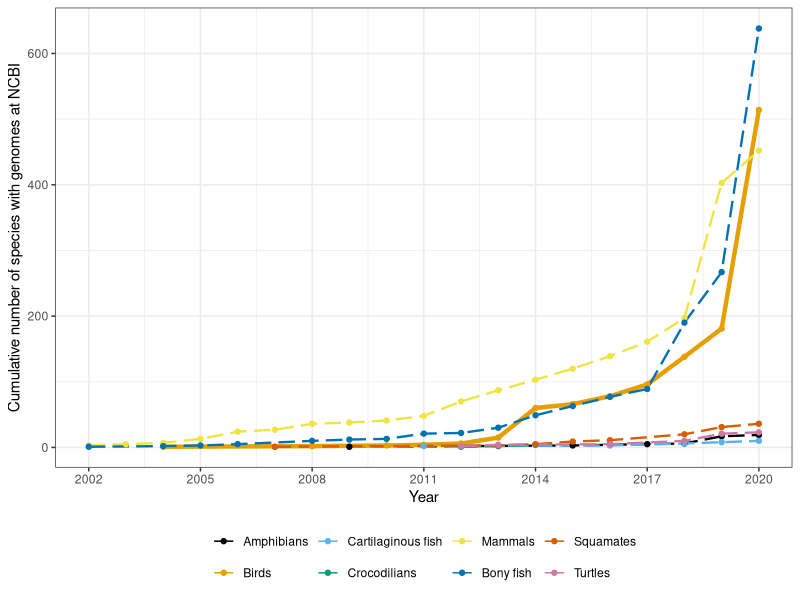
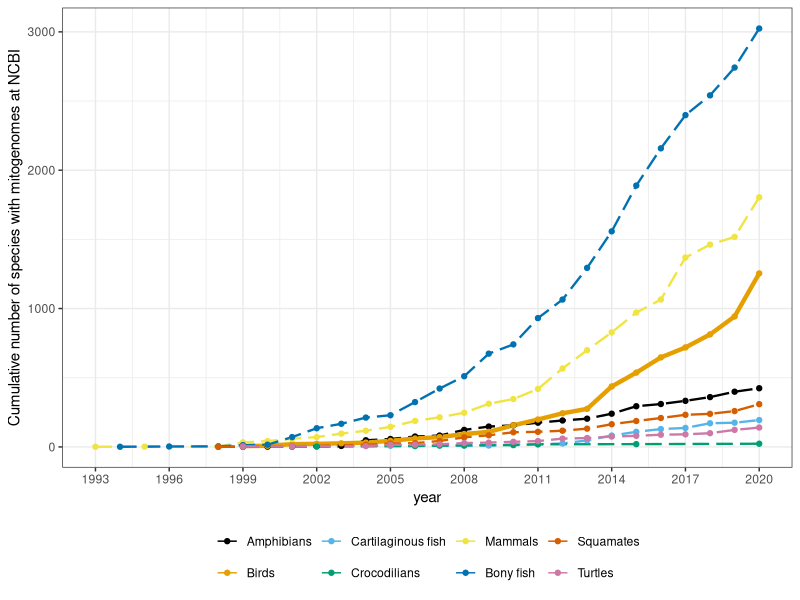
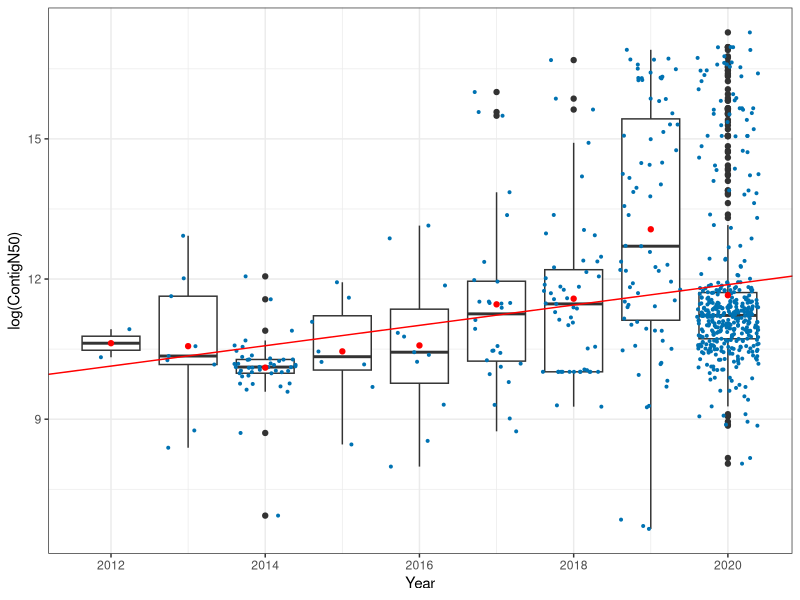
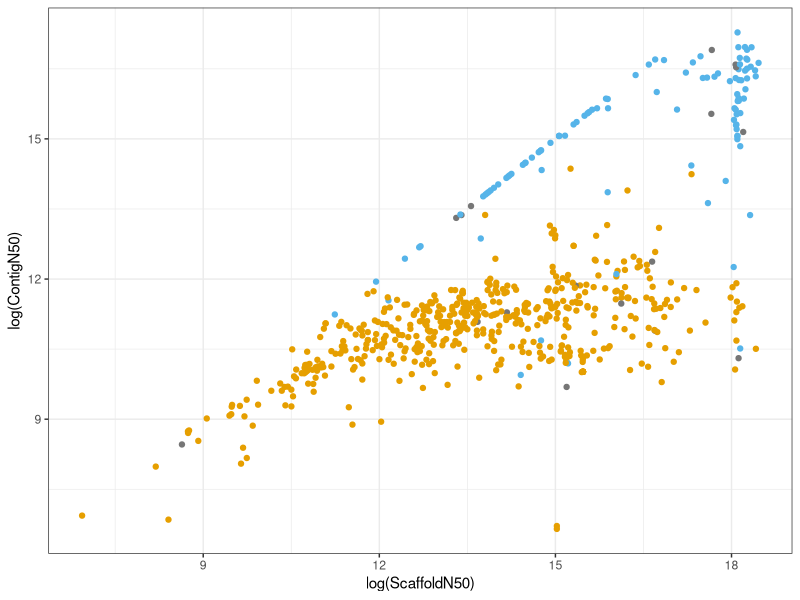

These charts were generated, in order, by the following R code:
## ---- chunk 1
setwd("~/Dropbox/AREES_review_2020/R_AREES_review_2020/")
library(tidyverse)
library(knitr)
library(scales)
library(ggthemes)
## ---- chunk 2
genomes <- tbl_df(read.csv("NCBI_all_Genomes_04Jan2021.csv", header = T)) 
mitogenomes <- tbl_df(read.csv("NCBI_mitogenomes_all_03Jan2021.csv", header = T))
assembly_stats <- tbl_df(read.csv("NCBI_AssemblyData_all_04Jan2021.csv", header = T)) 
## ---- chunk 3
genomes_by_year <- genomes %>% group_by(X.Organism.Name) %>% filter(ReleaseOrder==min(ReleaseOrder)) %>% group_by(Year,Organism.Groups) %>% tally() %>% group_by(Organism.Groups) %>% mutate(cum=cumsum(n))

breaks <- seq(2002,2020,by=3)
#show_col(colorblind_pal()(8))
plot_genomes_year <- ggplot(genomes_by_year, aes(x=Year, y=cum)) +
  geom_line(aes(color=Organism.Groups,size=Organism.Groups, linetype=Organism.Groups)) +
  scale_linetype_manual(values=c(Amphibia = "longdash", Aves = "solid", Chondrichthyes= "longdash", Crocodylia = "longdash", Mammalia = "longdash", Osteichthyes = "longdash", Squamata = "longdash", Testudines = "longdash")) +
  scale_size_manual(values=c(Amphibia = 0.8, Aves = 1.5, Chondrichthyes = 0.8, Crocodylia = 0.8, Mammalia = 0.8, Osteichthyes = 0.8, Squamata = 0.8, Testudines = 0.8)) +
  geom_point(aes(color=Organism.Groups)) +
  scale_color_colorblind(labels=c("Amphibians","Birds","Cartilaginous fish", "Crocodilians", "Mammals", "Bony fish", "Squamates", "Turtles")) +
  scale_x_continuous(breaks=breaks) +
  theme_bw() +
  theme(legend.position = "bottom",legend.title = element_blank()) +
  guides(size = FALSE, linetype = FALSE) +
  ylab("Cumulative number of species with genomes at NCBI") 
plot_genomes_year
## ---- chunk 4
mitogenomes_by_year <- mitogenomes %>% group_by(organism) %>% filter(ReleaseOrder==min(ReleaseOrder)) %>% group_by(year,Organism.Groups) %>% tally() %>% group_by(Organism.Groups) %>% mutate(cum=cumsum(n))

breaks <- seq(1990,2020,by=3)
plot_mitogenomes_year <- ggplot(mitogenomes_by_year, aes(x=year, y=cum)) +
  geom_line(aes(color=Organism.Groups,size=Organism.Groups, linetype=Organism.Groups)) +
  scale_linetype_manual(values=c(Amphibia = "longdash", Aves = "solid", Chondrichthyes= "longdash", Crocodylia = "longdash", Mammalia = "longdash", Osteichthyes = "longdash", Squamata = "longdash", Testudines = "longdash")) +
  scale_size_manual(values=c(Amphibia = 0.8, Aves = 1.5, Chondrichthyes=0.8, Crocodylia=0.8, Mammalia = 0.8, Osteichthyes=0.8, Squamata = 0.8, Testudines = 0.8)) +
  geom_point(aes(color=Organism.Groups)) +
  scale_color_colorblind(labels=c("Amphibians","Birds","Cartilaginous fish", "Crocodilians", "Mammals", "Bony fish", "Squamates", "Turtles")) +
  scale_x_continuous(breaks=breaks) +
  theme_bw() +
  theme(legend.position = "bottom",legend.title = element_blank()) +
  guides(size = FALSE, linetype = FALSE) +
  ylab("Cumulative number of species with mitogenomes at NCBI") 
plot_mitogenomes_year
## ---- chunk 5

genome_stats_aves <- assembly_stats %>% filter(Organism.Groups == "Aves")
coefs_C50 <- coef(lm(log(ContigN50) ~ SubmissionYear, data = genome_stats_aves))

plot_contigN50_year <- ggplot(genome_stats_aves, aes(x=SubmissionYear, y=log(ContigN50), group = SubmissionYear)) +
  geom_boxplot() +
  geom_jitter(size =0.7, color = "#0072B2") +
  theme_bw() +
  xlab("Year") +
  ylab("log(ContigN50)") +
  geom_abline(intercept = coefs_C50[1], slope = coefs_C50[2], color = "red") +
  stat_summary(fun = mean, color="red", geom = "point")
plot_contigN50_year
## ---- chunk 6
plot_scaffoldN50_contigN50_year <- ggplot(genome_stats_aves, aes(x=log(ScaffoldN50), y=log(ContigN50), color=long_reads)) +
  geom_point() +
  scale_color_manual(values = c("#E69F00","#56B4E9"),na.value = "#767676") +
  theme_bw() +
  xlab("log(ScaffoldN50)") +
  ylab("log(ContigN50)") +
  theme(legend.position = "none") +
  guides(color=guide_legend("Use of long reads"))
plot_scaffoldN50_contigN50_year
